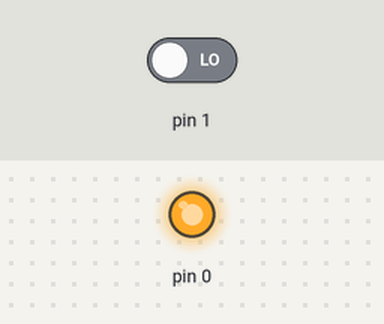
Simulated run of this sketch. Board: Arduino Uno, built with avr-gcc and run on an emulated ATmega328P. Parts: output pins drawn as LEDs (lit = HIGH). Dashed ring = blinking. The inputs (shaded band) are chosen by the test bench; at power-on: pin 1 LOW.

Above: at 1.2 s.
1.3 s: pin 1 driven HIGH
At 4.2 s:
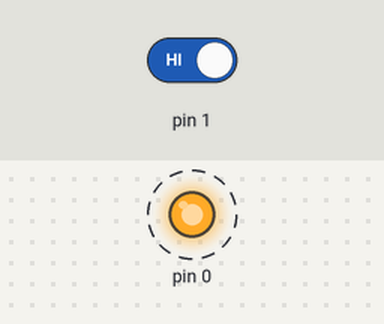
4.3 s: pin 1 driven LOW
At 5.2 s:
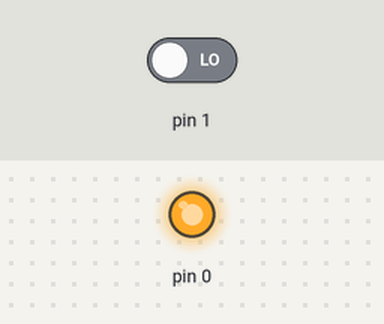
Timing chart, 0 to 7.3 s (numbered marks = the images above; inputs shaded):
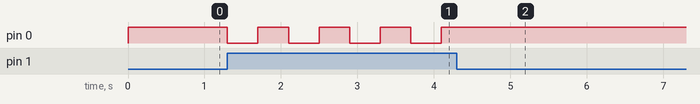

Measured:
- after the input at 1.3 s, pin 0: alternates HIGH for 0.40 s and LOW for 0.40 s, starting at once
- after the input at 4.3 s, pin 0: stops changing and stays HIGH

The sketch:

Bai4.ino
```cpp
int status=1;

void setup() {
  pinMode(1, INPUT);
  pinMode(0, OUTPUT);
  digitalWrite(0,status);
}

void loop() {
  if(digitalRead(1))
  {
    status=(status==1?0:1);
    digitalWrite(0,status);
    delay(400);
  }
}
```
